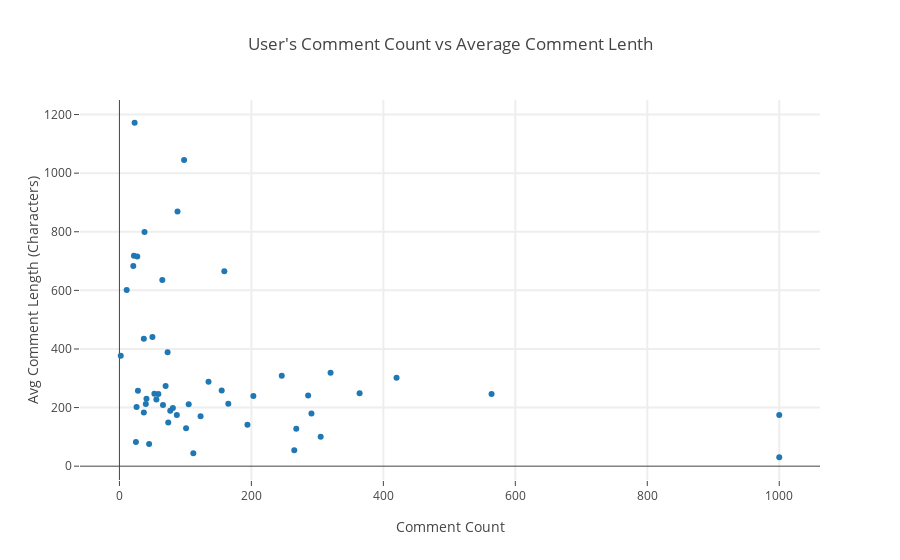

The notebook cell saved with this chart:
### Code cell
data = [
    go.Scatter(x=df['commentCount'],
               y=df['avgCommentLength'],
               mode= 'markers',
               text= df['Celebrity'],
              )
]

layout= go.Layout(
    title= "User's Comment Count vs Average Comment Lenth",
    hovermode= 'closest',
    xaxis= dict(
        title= 'Comment Count',
        ticklen= 5,
        #zeroline= False,
        gridwidth= 2,
    ),
    yaxis=dict(
        title= 'Avg Comment Length (Characters)',
        ticklen= 5,
        #zeroline=False,
        gridwidth= 2
    ),
    showlegend= False
)

# iplot(data, filename='basic-bar')

fig=go.Figure(data=data, layout=layout)
iplot(fig)

### Figure 1 — Plotly figure (JSON) as saved in the notebook; plotly's stock layout.template omitted (floating-point values rounded to 4 significant figures)
{"data": [{"mode": "markers", "text": ["Macaulay Culkin", "Patrick Stewart", "Arnold Schwarzenegger", "Bill Gates", "Snoop Dogg", "Shaq", "Neil DeGrasse Tyson", "Bill Nye", "Barak Obama", "Edward Snowden", "Bernie Sanders", "Gordon Ramsey", "Jane Goodall", "Ronda Rousey", "Elon Musk", "ACLU", "Chris Pratt", "Buzz Aldrin", "George Clinton", "Adam Savage", "Conan O'Brien", "Steve Wozniak", "Julian Assange", "Matt Damon", "Daniel Radcliffe", "Lil Dicky", "Keanu Reeves", "Warwick Davis", "Denzel Washington", "Ian McKellen", "Jon Stewart", "Ewan McGregor", "Mike Rowe", "Ryan Reynolds", "Sean Bean", "Rand Paul", "Keegan-Michael Key", "Jordan Peele", "Steve Buscemi", "Jeff Bridges", "Channing Tatum", "Jerry Seinfeld", "Bassnectar", "Any Poehler", "Maisie Williams", "Mila Kunis", "Weird Al", "Eric Andre", "Jim Gaffigan", "Sean Evans", "Scott Kelly"], "type": "scatter", "uid": "9f3bfe3a-a9f8-11e8-9ecf-60f81db8cc7e", "x": [265, 37, 364, 246, 1000, 25, 420, 203, 11, 2, 21, 88, 22, 40, 41, 291, 56, 65, 74, 1000, 101, 23, 98, 38, 73, 564, 135, 123, 155, 28, 66, 45, 37, 320, 87, 26, 268, 305, 50, 27, 59, 286, 159, 53, 77, 81, 105, 112, 165, 70, 194], "y": [54.43, 182.8, 249.1, 308.3, 30.46, 82.52, 301.5, 239.9, 601.5, 376.5, 682.8, 868.8, 718.4, 212.5, 230.4, 180.0, 227.4, 635.2, 149.2, 174.3, 129.5, 1172, 1045.0, 799.4, 388.7, 245.9, 288.3, 170.1, 258.5, 257.2, 208.7, 75.49, 434.9, 318.6, 174.4, 201.8, 128.1, 100.1, 440.5, 716.0, 246.2, 241.5, 665.5, 246.8, 189.1, 198.7, 211.3, 44.43, 213.1, 273.9, 141.1]}], "layout": {"hovermode": "closest", "showlegend": false, "title": "User's Comment Count vs Average Comment Lenth", "xaxis": {"gridwidth": 2, "ticklen": 5, "title": "Comment Count"}, "yaxis": {"gridwidth": 2, "ticklen": 5, "title": "Avg Comment Length (Characters)"}}}
